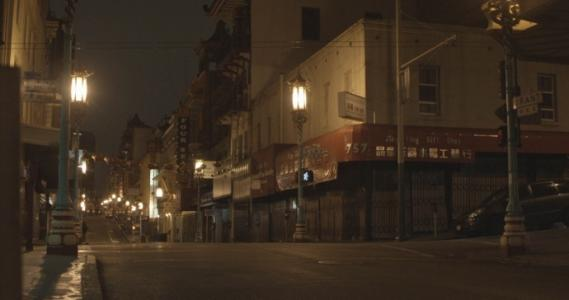
%> input picture road.jpg, 569 x 300 px
$ octave test.m   (GNU Octave 9; MATLAB toolbox functions it lacks are replaced by stand-ins)
%> lines starting %> are read from the running program, lines starting %| are printed output that depends on the picture; in (x1, y1, x2, y2) boxes, pixels count from 0 and x2, y2 are one past the last pixel; in counts of white or black regions, pixels touching at a corner belong together; the program's own positions count from 1
img=imread('road.jpg');
%> img is the input picture: size 300x569x3 uint8; mean R, G, B 59.9, 46.1, 32.6
img=imresize(img,0.7,'nearest');
%> img: size 210x399x3 uint8
img_gray=double(rgb2gray(img));
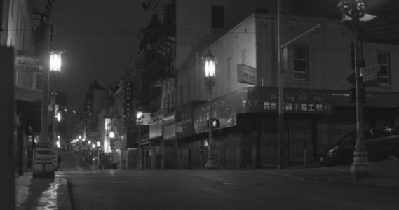
%> img_gray: size 210x399 double; min 14, max 255, mean 48.8
[rows,columns]=size(img_gray);
%> rows = 210; columns = 399
[dy,dx]=gradient(img_gray);
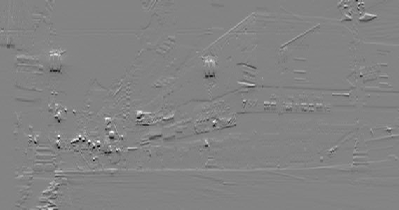
%> dx: size 210x399 double; min -90.5, max 85, mean 0; drawn with min black and max white
img_gradient=sqrt(dx.^2+dy.^2);
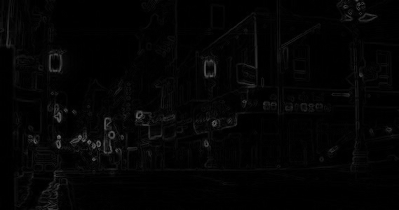
%> img_gradient: size 210x399 double; min 0, max 108.2, mean 4.6
subplot(1,2,1);
axis();imshow(img_gradient);
%> after `imshow(img_gradient)`:
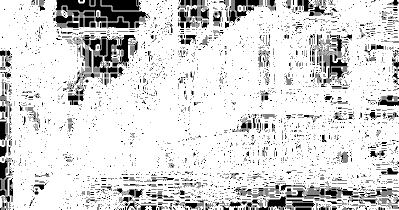
%> displayed picture: size 210x399, on the screen's scale of 0 to 255; min 0, max 255, mean 215.6


%使用Sobel算子
sobel=fspecial('Sobel');
hx=imfilter(img_gray,sobel,'symmetric');
hy=imfilter(img_gray',sobel,'symmetric');
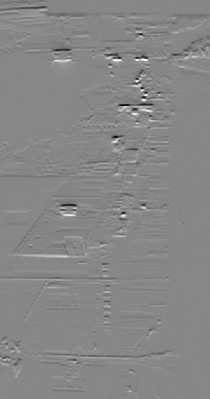
%> hy: size 399x210 double; min -708, max 629, mean 0; drawn with min black and max white
% imshow(hx);
% imshow(hy);
img_grad_sobel=hx+hy';
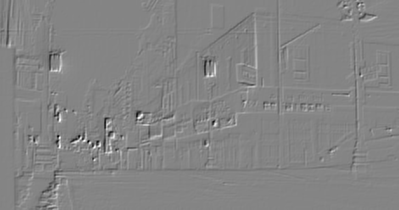
%> img_grad_sobel: size 210x399 double; min -930, max 858, mean 0; drawn with min black and max white
subplot(1,2,2);
imshow(img_grad_sobel);
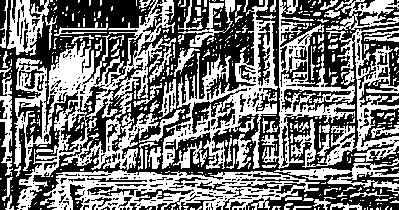
%> displayed picture: size 210x399, on the screen's scale of 0 to 255; 46.9% white; 511 white regions (411 under 20 px), largest, box (x1, y1, x2, y2) and area: (14, 0, 176, 210) 9281, (40, 170, 320, 210) 5706, (162, 0, 278, 169) 4955
grad_matrix=double(img_grad_sobel)./img_gray;

grad_diag_matrix=spdiags(grad_matrix(:),0,rows*columns,rows*columns);


MN=zeros(1,5);
MN(1)=1;
MN(2)=-1;
%> (the run ends here)

$ run again, with 03.jpg copied over road.jpg
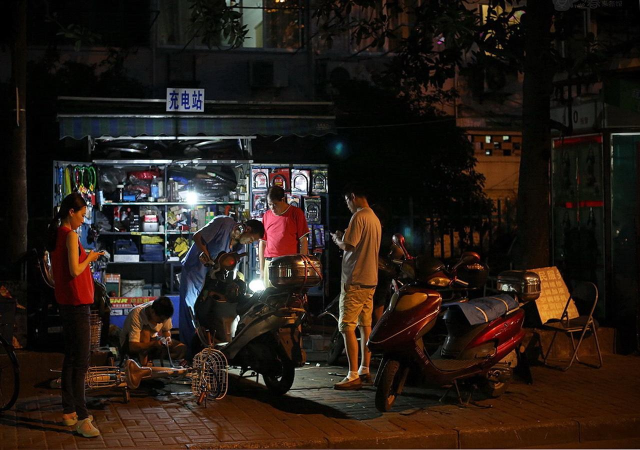
%> input picture 03.jpg, 1280 x 900 px (shown at 1/2 size)
%> img is the input picture: size 900x1280x3 uint8; mean R, G, B 38.2, 28.5, 22.4
%> img: size 630x896x3 uint8
%> `imshow(img_grad_sobel);`:
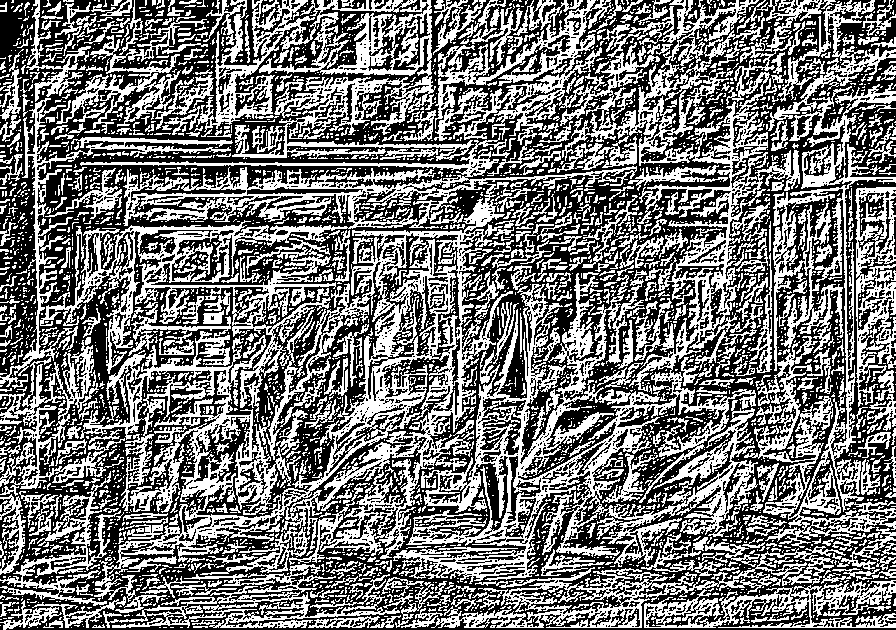
%> displayed picture: size 630x896, on the screen's scale of 0 to 255; 46% white in thin lines or dots
%> `grad_matrix=double(img_grad_sobel)./img_gray;`:
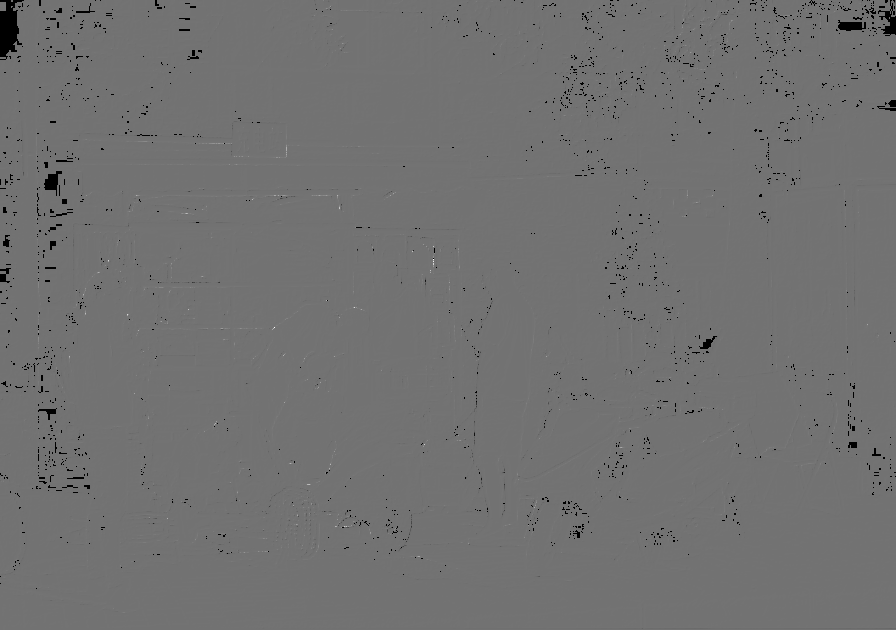
%> grad_matrix: size 630x896 double; 1.06% of the values are NaN or infinite; the others: min -822, max 1002, mean -0.0503; drawn with min black, max white, NaN and infinite black
